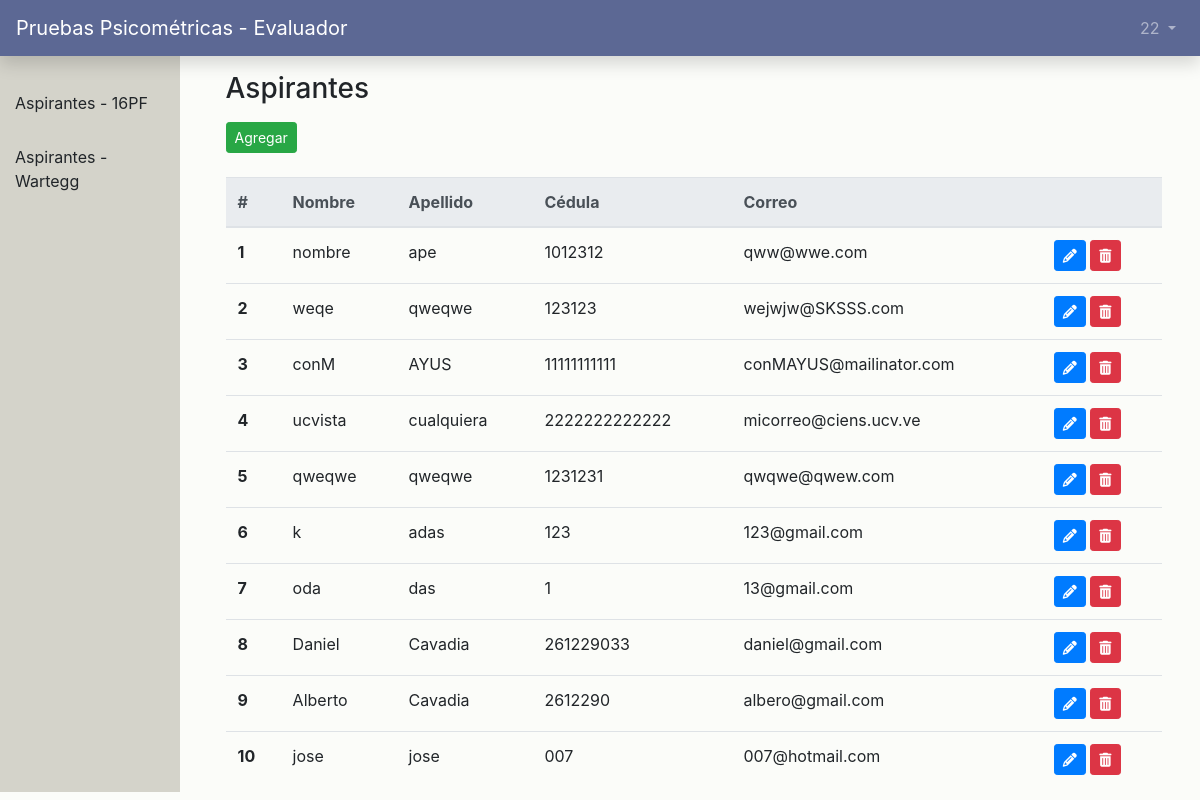
The app's page /dash/aspirantes (signed in) with its own data.
### users/models.py (models this page shows, shortened)
class CustomUser(AbstractUser):
    role = models.PositiveIntegerField(null=True, blank=True)
    updated_password = models.BooleanField(null=True, blank=True)
    date_born = models.DateField(null=True, blank=True)
    gender = models.CharField(null=True, blank=True, max_length=12)
    def get_role(self):
        return '%s' % (self.role)

### main_app/views.py (the view)
# urls.py: path('dash/aspirantes', views.applicants, name='aspirantes'),
def applicants(request):
    applicants = CustomUser.objects.filter(role=2)
    return render(request, 'dashboard/aspirantes.html', {'applicants': applicants})

### templates/dashboard/aspirantes.html (shortened to what this page needs)
{% extends './index.html' %}
{% block main_content %}
    <section class="content">
        <div class="row">
            <div class="col-sm-12">
                <h3>Aspirantes</h3>
            </div>
        </div>
        <div class="row mb-4 mt-2">
            <div class="col-sm-12">
                <button type="button" class="btn btn-success btn-sm" data-toggle="modal" data-target="#agregarModal">Agregar</button>
            </div>
        </div>
        <div class="row">
            <div class="col-sm-12">
                <table class="table">
                    <thead class="thead-light">
                        <tr>
                            <th scope="col">#</th>
                            <th scope="col">Nombre</th>
                            <th scope="col">Apellido</th>
                            <th scope="col">Cédula</th>
                            <th scope="col">Correo</th>
                            <th scope="col"></th>
                        </tr>
                    </thead>
                    <tbody>
                        {% for applicant in applicants %}
                            <tr>
                                <th scope="row">{{ forloop.counter }}</th>
                                <td>{{ applicant.first_name }}</td>
                                <td>{{ applicant.last_name }}</td>
                                <td>{{ applicant.username }}</td>
                                <td>{{ applicant.email }}</td>
                                <td>
                                    <button type="button" user-id="{{applicant.id}}" class="btn btn-primary btn-sm btn-edit" data-toggle="modal" data-target="#editarModal" ><i user-id="{{applicant.id}}" class="fas fa-pencil-alt"></i></button>
                                    <button type="button" user-id="{{applicant.id}}" class="btn btn-danger btn-sm btn-delete"><i user-id="{{applicant.id}}" class="fas fa-trash-alt"></i></button>
                                </td>
                            </tr>
                        {% endfor %}
                    </tbody>
                </table>
            </div>
        </div>
    </section>
{% endblock %}

### templates/navbar.html (shortened to what this page needs)
{% block navbar %}
<nav class="navbar navbar-expand-md navbar-dark mb-4 fixed-top shadow" style="background-color: #5c6894">
    {% if user.get_role == '1' %}
        <a class="navbar-brand" href="{% url 'home' %}">Pruebas Psicométricas - Evaluador</a>
    {% elif user.get_role == '0' %}
        <a class="navbar-brand" href="{% url 'home' %}">Pruebas Psicométricas - Administrador</a>
    {% elif user.get_role == '2' %}
        <a class="navbar-brand" href="{% url 'home' %}">Pruebas Psicométricas - 16PF</a>
    {% else %}
        <a class="navbar-brand" href="{% url 'home' %}">Pruebas Psicométricas</a>
    {% endif %}
    <div class="collapse navbar-collapse" id="navbarCollapse">
        {% if user.is_authenticated %}
        <ul class="navbar-nav ml-auto">
            <li class="nav-item">
                <a
                    class="nav-link dropdown-toggle"
                    href="#"
                    id="userMenu"
                    data-toggle="dropdown"
                    aria-haspopup="true"
                    aria-expanded="false"
                >
                    {{ user.username }}
                </a>
            </li>
        </ul>
        {% endif %}
    </div>
</nav>
{% endblock navbar %}

### static/css/styles.css (style rules this page uses)
body { background-color: #fbfcf9; }
.content { padding-top: 6vw; padding-left: 18%; width: 98%; }

### records on screen
CustomUser: username "22"
CustomUser: first_name "nombre", last_name "ape", username "1012312", email "qww@wwe.com"
CustomUser: first_name "weqe", last_name "qweqwe", username "123123", email "wejwjw@SKSSS.com"
CustomUser: first_name "conM", last_name "AYUS", username "11111111111", email "conMAYUS@mailinator.com"
CustomUser: first_name "ucvista", last_name "cualquiera", username "2222222222222", email "micorreo@ciens.ucv.ve"
CustomUser: first_name "qweqwe", last_name "qweqwe", username "1231231", email "qwqwe@qwew.com"
CustomUser: first_name "k", last_name "adas", username "123", email "123@gmail.com"
CustomUser: first_name "oda", last_name "das", username "1", email "13@gmail.com"
CustomUser: first_name "Daniel", last_name "Cavadia", username "261229033", email "daniel@gmail.com"
CustomUser: first_name "Alberto", last_name "Cavadia", username "2612290", email "albero@gmail.com"
CustomUser: first_name "jose", last_name "jose", username "007", email "007@hotmail.com"
